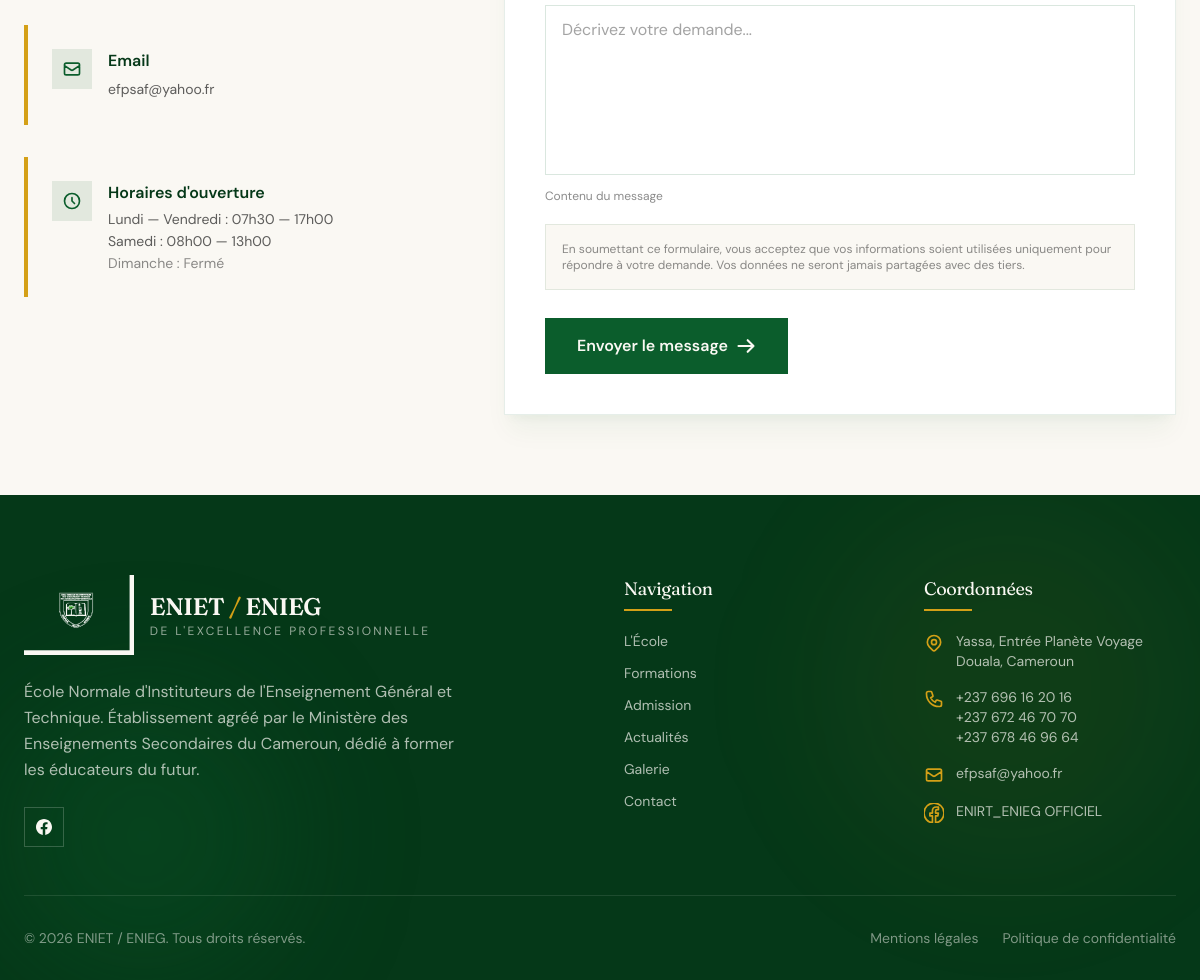
/fr/contact/ (lower part), run on an earlier commit of the app's database.
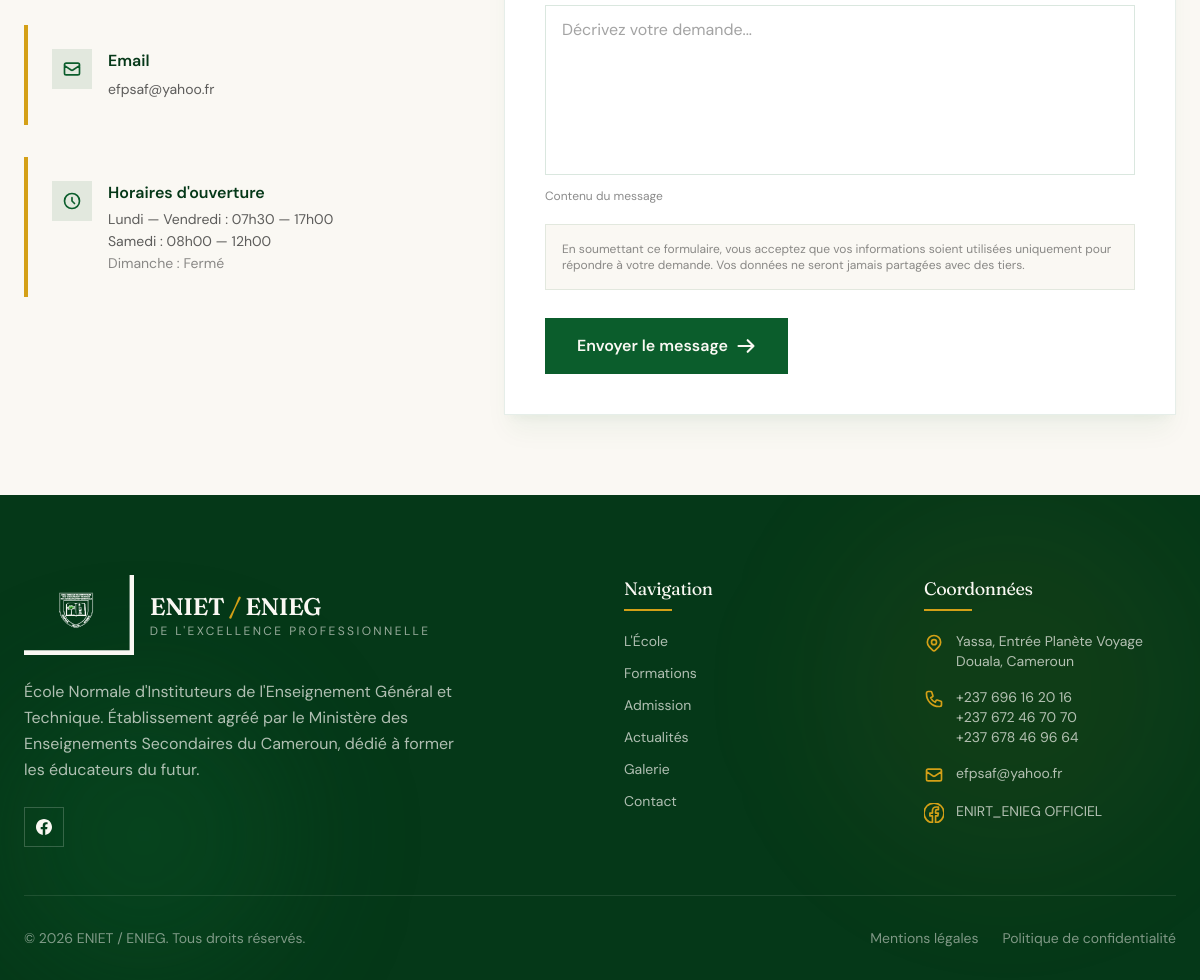
And on a later commit of the database.
### apps/pages/models.py (models this page shows, shortened)
class SiteSettings(TimeStampedModel):
    nom_etablissement = models.CharField(
        _('Nom de l\'établissement'),
        max_length=200,
        default='ENIET / ENIEG de l\'Excellence Professionnelle',
        help_text=_('Affiché dans le footer et les emails'),
    )
    devise = models.CharField(
        _('Devise'),
        max_length=200,
        default='Excellence Professionnelle',
        blank=True,
    )
    description_courte = models.TextField(
        _('Description courte'),
        max_length=500,
        default='École Normale d\'Instituteurs de l\'Enseignement Général et Technique. Établissement agréé par le MINESEC.',
        help_text=_('Utilisée dans le footer et les méta-descriptions par défaut'),
    )
    email_principal = models.EmailField(
        _('Email principal'),
        default='efpsaf@yahoo.fr',
    )
    email_contact = models.EmailField(
        _('Email de contact'),
        default='efpsaf@yahoo.fr',
        help_text=_('Email qui reçoit les messages du formulaire de contact'),
    )
    telephone_1 = models.CharField(
        _('Téléphone principal'),
        max_length=30,
        default='+237 696 16 20 16',
    )
    telephone_2 = models.CharField(
        _('Téléphone secondaire'),
        max_length=30,
        default='+237 672 46 70 70',
        blank=True,
    )
    telephone_3 = models.CharField(
        _('Téléphone 3'),
        max_length=30,
        default='+237 678 46 96 64',
        blank=True,
    )
    adresse_ligne_1 = models.CharField(
        _('Adresse - ligne 1'),
        max_length=200,
        default='Yassa, Entrée Planète Voyage',
    )
    adresse_ligne_2 = models.CharField(
        _('Adresse - ligne 2'),
        max_length=200,
        default='Douala, Cameroun',
        blank=True,
    )
    boite_postale = models.CharField(
        _('Boîte postale'),
        max_length=50,
        default='BP 4100 Douala',
        blank=True,
    )
    latitude = models.DecimalField(
        _('Latitude'),
        max_digits=10,
        decimal_places=7,
        default=4.0511,
        help_text=_('Coordonnée GPS pour la carte (ex: 4.0511 pour Douala)'),
    )
    longitude = models.DecimalField(
        _('Longitude'),
        max_digits=10,
        decimal_places=7,
        default=9.7547,
        help_text=_('Coordonnée GPS pour la carte'),
    )
    horaires_semaine = models.CharField(
        _('Horaires lundi-vendredi'),
        max_length=100,
        default='07h30 — 17h00',
        blank=True,
    )
    horaires_samedi = models.CharField(
        _('Horaires samedi'),
        max_length=100,
        default='08h00 — 13h00',
        blank=True,
    )
    facebook_url = models.URLField(_('URL Facebook'), blank=True)
    instagram_url = models.URLField(_('URL Instagram'), blank=True)
    youtube_url = models.URLField(_('URL YouTube'), blank=True)
    linkedin_url = models.URLField(_('URL LinkedIn'), blank=True)
    arrete_eniet = models.CharField(
        _('N° arrêté ENIET'),
        max_length=100,
        default='n°69/15/MINESEC/SEESEN/SG/DPN/SDENT/SGENPRI du 21 Avril 2015',
        blank=True,
    )
    arrete_enieg = models.CharField(
        _('N° arrêté ENIEG'),
        max_length=100,
        default='n°26/15/MINESEC/SEESEN/SG/DEN/SDENG/SSGENPRI du 27 Janvier 2015',
        blank=True,
    )
    annee_scolaire = models.CharField(
        _('Année scolaire en cours'),
        max_length=20,
        default='2025-2026',
        help_text=_('Format : YYYY-YYYY'),
    )
    class Meta:
        verbose_name = _('Paramètre du site')
        verbose_name_plural = _('Paramètres du site')
    @classmethod
    def load(cls):
        obj, created = cls.objects.get_or_create(pk=1)
        return obj

### apps/contacts/views.py (the view)
# urls.py: path('', views.contact_view, name='contact'),
def contact_view(request):
    if request.method == 'POST':
        form = ContactForm(request.POST)
        if form.is_valid():
            message_obj = form.save()
            try:
                envoyer_notification_admin(message_obj)
            except Exception as e:
                print(f"Erreur envoi email : {e}")
            messages.success(
                request,
                _('Votre message a bien été envoyé ! Nous vous répondrons dans les meilleurs délais.')
            )
            return redirect('contacts:contact')
        messages.error(
            request,
            _('Veuillez corriger les erreurs ci-dessous.')
        )
    else:
        form = ContactForm()
    return render(request, 'contacts/contact.html', {
        'form': form,
    })

### apps/core/context_processors.py (called while the page is built, shortened)
def tinymce_key(request):
    return {
        'TINYMCE_API_KEY': getattr(settings, 'TINYMCE_API_KEY', '')
    }

def site_settings(request):
    return {
        'site_settings': SiteSettings.load(),
    }

def dashboard_badges(request):
    if not request.user.is_authenticated:
        return {}

### templates/contacts/contact.html (shortened to what this page needs)
{% extends "base_public.html" %}
{% load i18n l10n %}
{% block content %}
<section class="py-20">
    <div class="max-w-7xl mx-auto px-6 grid lg:grid-cols-5 gap-12">
        <div class="lg:col-span-2 space-y-8">
            <div class="bg-cream border-l-4 border-accent p-6">
                <div class="flex items-start gap-4">
                    <div class="w-10 h-10 bg-primary/10 flex items-center justify-center flex-shrink-0">
                        <svg class="w-5 h-5 text-primary" fill="none" stroke="currentColor" viewBox="0 0 24 24">
                            <path stroke-linecap="round" stroke-linejoin="round" stroke-width="2" d="M3 8l7.89 5.26a2 2 0 002.22 0L21 8M5 19h14a2 2 0 002-2V7a2 2 0 00-2-2H5a2 2 0 00-2 2v10a2 2 0 002 2z"/>
                        </svg>
                    </div>
                    <div>
                        <div class="font-semibold text-primary-darker mb-1">Email</div>
                        <a href="mailto:efpsaf@yahoo.fr" class="text-ink/70 text-sm hover:text-primary transition-colors">
                            efpsaf@yahoo.fr
                        </a>
                    </div>
                </div>
            </div>
            <div class="bg-cream border-l-4 border-accent p-6">
                <div class="flex items-start gap-4">
                    <div class="w-10 h-10 bg-primary/10 flex items-center justify-center flex-shrink-0">
                        <svg class="w-5 h-5 text-primary" fill="none" stroke="currentColor" viewBox="0 0 24 24">
                            <path stroke-linecap="round" stroke-linejoin="round" stroke-width="2" d="M12 8v4l3 3m6-3a9 9 0 11-18 0 9 9 0 0118 0z"/>
                        </svg>
                    </div>
                    <div>
                        <div class="font-semibold text-primary-darker mb-1">{% trans "Horaires d'ouverture" %}</div>
                        <div class="text-ink/70 text-sm space-y-0.5">
                            <div>{% trans "Lundi — Vendredi" %} : {{ site_settings.horaires_semaine|default:"07h30 — 17h00" }}</div>
                            <div>{% trans "Samedi" %} : {{ site_settings.horaires_samedi|default:"08h00 — 12h00" }}</div>
                            <div class="text-ink/50">{% trans "Dimanche" %} : {% trans "Fermé" %}</div>
                        </div>
                    </div>
                </div>
            </div>
        </div>
        <div class="lg:col-span-3">
            <div class="bg-white border border-primary/10 p-8 lg:p-10 shadow-xl shadow-primary/5">
                <form method="post" novalidate class="space-y-5">
                    <div>
                        {{ form.message }}
                        {% if form.message.help_text %}
                            <p class="mt-1.5 text-xs text-ink/50">{{ form.message.help_text }}</p>
                        {% endif %}
                    </div>
                    <div class="text-xs text-ink/50 bg-cream p-4 border border-primary/10">
                    </div>
                    <div class="pt-2">
                        <button type="submit" class="w-full sm:w-auto inline-flex items-center justify-center gap-2 bg-primary hover:bg-primary-dark text-cream font-semibold px-8 py-4 transition-all hover:gap-3 group">
                            {% trans "Envoyer le message" %}
                            <svg class="w-5 h-5 transition-transform group-hover:translate-x-1" fill="none" stroke="currentColor" viewBox="0 0 24 24">
                                <path stroke-linecap="round" stroke-linejoin="round" stroke-width="2.5" d="M14 5l7 7m0 0l-7 7m7-7H3"/>
                            </svg>
                        </button>
                    </div>
                </form>
            </div>
        </div>
    </div>
</section>
{% endblock %}

What changed in the data, as far as the page shows it:
changed SiteSettings: horaires_samedi "08h00 — 13h00" → "08h00 — 12h00"
